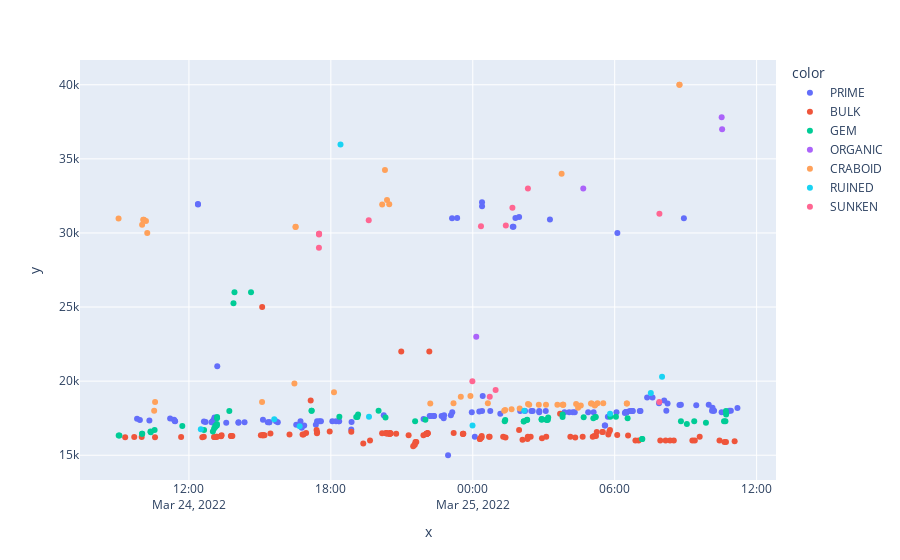

Notebook code cell kept with this figure:
### Code cell
import pandas as pd
import plotly.express as px


x = [datetime.fromtimestamp(cra["transaction_time"]) for cra in crabadas]
y = [cra["price"] / 10**18 for cra in crabadas]
color = [cra["class_name"] for cra in crabadas]
hover_data = [
    f"{cra['class_name']}-P{cra['pure_number']}-B{cra['breed_count']}"
    for cra in crabadas
]

fig = px.scatter(x=x, y=y, color=color, hover_name=hover_data)
fig.show()
